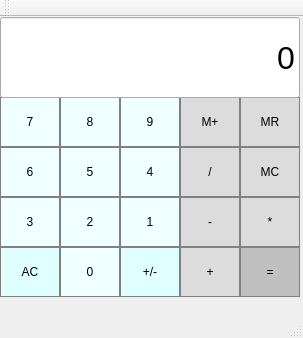
<?xml version="1.0" encoding="UTF-8"?>
<ui version="4.0">
 <class>CalculatorClass</class>
 <widget class="QMainWindow" name="CalculatorClass">
  <property name="geometry">
   <rect>
    <x>0</x>
    <y>0</y>
    <width>303</width>
    <height>338</height>
   </rect>
  </property>
  <property name="windowTitle">
   <string>Calculator</string>
  </property>
  <widget class="QWidget" name="centralWidget">
   <widget class="QPushButton" name="button7">
    <property name="geometry">
     <rect>
      <x>0</x>
      <y>80</y>
      <width>60</width>
      <height>50</height>
     </rect>
    </property>
    <property name="styleSheet">
     <string notr="true">QPushButton{
	border: 1px solid grey;
	background-color: Azure;
}


QPushButton:hover:pressed{
	border: 1px solid grey;
	background-color: PowderBlue;
}

QPushButton:hover{
	border: 1px solid grey;
	background-color: AliceBlue;
}

</string>
    </property>
    <property name="text">
     <string>7</string>
    </property>
   </widget>
   <widget class="QPushButton" name="button8">
    <property name="geometry">
     <rect>
      <x>60</x>
      <y>80</y>
      <width>60</width>
      <height>50</height>
     </rect>
    </property>
    <property name="styleSheet">
     <string notr="true">QPushButton{
	border: 1px solid grey;
	background-color: Azure;
}


QPushButton:hover:pressed{
	border: 1px solid grey;
	background-color: PowderBlue;
}

QPushButton:hover{
	border: 1px solid grey;
	background-color: AliceBlue;
}

</string>
    </property>
    <property name="text">
     <string>8</string>
    </property>
   </widget>
   <widget class="QPushButton" name="button9">
    <property name="geometry">
     <rect>
      <x>120</x>
      <y>80</y>
      <width>60</width>
      <height>50</height>
     </rect>
    </property>
    <property name="styleSheet">
     <string notr="true">QPushButton{
	border: 1px solid grey;
	background-color: Azure;
}


QPushButton:hover:pressed{
	border: 1px solid grey;
	background-color: PowderBlue;
}

QPushButton:hover{
	border: 1px solid grey;
	background-color: AliceBlue;
}

</string>
    </property>
    <property name="text">
     <string>9</string>
    </property>
   </widget>
   <widget class="QPushButton" name="buttonMp">
    <property name="geometry">
     <rect>
      <x>180</x>
      <y>80</y>
      <width>60</width>
      <height>50</height>
     </rect>
    </property>
    <property name="styleSheet">
     <string notr="true">QPushButton{
	border: 1px solid grey;
	background-color: Gainsboro;
}



QPushButton:hover:pressed{
	border: 1px solid grey;
	background-color: Gray;
}

QPushButton:hover{
	border: 1px solid grey;
	background-color: DarkGrey;
}

</string>
    </property>
    <property name="text">
     <string>M+</string>
    </property>
   </widget>
   <widget class="QPushButton" name="MR">
    <property name="geometry">
     <rect>
      <x>240</x>
      <y>80</y>
      <width>60</width>
      <height>50</height>
     </rect>
    </property>
    <property name="styleSheet">
     <string notr="true">QPushButton{
	border: 1px solid grey;
	background-color: Gainsboro;
}



QPushButton:hover:pressed{
	border: 1px solid grey;
	background-color: Gray;
}

QPushButton:hover{
	border: 1px solid grey;
	background-color: DarkGrey;
}

</string>
    </property>
    <property name="text">
     <string>MR</string>
    </property>
   </widget>
   <widget class="QPushButton" name="buttonDiv">
    <property name="geometry">
     <rect>
      <x>180</x>
      <y>130</y>
      <width>60</width>
      <height>50</height>
     </rect>
    </property>
    <property name="styleSheet">
     <string notr="true">QPushButton{
	border: 1px solid grey;
	background-color: Gainsboro;
}



QPushButton:hover:pressed{
	border: 1px solid grey;
	background-color: Gray;
}

QPushButton:hover{
	border: 1px solid grey;
	background-color: DarkGrey;
}

</string>
    </property>
    <property name="text">
     <string>/</string>
    </property>
   </widget>
   <widget class="QPushButton" name="button6">
    <property name="geometry">
     <rect>
      <x>0</x>
      <y>130</y>
      <width>60</width>
      <height>50</height>
     </rect>
    </property>
    <property name="styleSheet">
     <string notr="true">QPushButton{
	border: 1px solid grey;
	background-color: Azure;
}


QPushButton:hover:pressed{
	border: 1px solid grey;
	background-color: PowderBlue;
}

QPushButton:hover{
	border: 1px solid grey;
	background-color: AliceBlue;
}

</string>
    </property>
    <property name="text">
     <string>6</string>
    </property>
   </widget>
   <widget class="QPushButton" name="button5">
    <property name="geometry">
     <rect>
      <x>60</x>
      <y>130</y>
      <width>60</width>
      <height>50</height>
     </rect>
    </property>
    <property name="styleSheet">
     <string notr="true">QPushButton{
	border: 1px solid grey;
	background-color: Azure;
}


QPushButton:hover:pressed{
	border: 1px solid grey;
	background-color: PowderBlue;
}

QPushButton:hover{
	border: 1px solid grey;
	background-color: AliceBlue;
}

</string>
    </property>
    <property name="text">
     <string>5</string>
    </property>
   </widget>
   <widget class="QPushButton" name="buttonMC">
    <property name="geometry">
     <rect>
      <x>240</x>
      <y>130</y>
      <width>60</width>
      <height>50</height>
     </rect>
    </property>
    <property name="styleSheet">
     <string notr="true">QPushButton{
	border: 1px solid grey;
	background-color: Gainsboro;
}



QPushButton:hover:pressed{
	border: 1px solid grey;
	background-color: Gray;
}

QPushButton:hover{
	border: 1px solid grey;
	background-color: DarkGrey;
}

</string>
    </property>
    <property name="text">
     <string>MC</string>
    </property>
   </widget>
   <widget class="QPushButton" name="button4">
    <property name="geometry">
     <rect>
      <x>120</x>
      <y>130</y>
      <width>60</width>
      <height>50</height>
     </rect>
    </property>
    <property name="styleSheet">
     <string notr="true">QPushButton{
	border: 1px solid grey;
	background-color: Azure;
}


QPushButton:hover:pressed{
	border: 1px solid grey;
	background-color: PowderBlue;
}

QPushButton:hover{
	border: 1px solid grey;
	background-color: AliceBlue;
}

</string>
    </property>
    <property name="text">
     <string>4</string>
    </property>
   </widget>
   <widget class="QPushButton" name="buttonSub">
    <property name="geometry">
     <rect>
      <x>180</x>
      <y>180</y>
      <width>60</width>
      <height>50</height>
     </rect>
    </property>
    <property name="styleSheet">
     <string notr="true">QPushButton{
	border: 1px solid grey;
	background-color: Gainsboro;
}



QPushButton:hover:pressed{
	border: 1px solid grey;
	background-color: Gray;
}

QPushButton:hover{
	border: 1px solid grey;
	background-color: DarkGrey;
}

</string>
    </property>
    <property name="text">
     <string>-</string>
    </property>
   </widget>
   <widget class="QPushButton" name="button3">
    <property name="geometry">
     <rect>
      <x>0</x>
      <y>180</y>
      <width>60</width>
      <height>50</height>
     </rect>
    </property>
    <property name="styleSheet">
     <string notr="true">QPushButton{
	border: 1px solid grey;
	background-color: Azure;
}


QPushButton:hover:pressed{
	border: 1px solid grey;
	background-color: PowderBlue;
}

QPushButton:hover{
	border: 1px solid grey;
	background-color: AliceBlue;
}

</string>
    </property>
    <property name="text">
     <string>3</string>
    </property>
   </widget>
   <widget class="QPushButton" name="button2">
    <property name="geometry">
     <rect>
      <x>60</x>
      <y>180</y>
      <width>60</width>
      <height>50</height>
     </rect>
    </property>
    <property name="styleSheet">
     <string notr="true">QPushButton{
	border: 1px solid grey;
	background-color: Azure;
}


QPushButton:hover:pressed{
	border: 1px solid grey;
	background-color: PowderBlue;
}

QPushButton:hover{
	border: 1px solid grey;
	background-color: AliceBlue;
}

</string>
    </property>
    <property name="text">
     <string>2</string>
    </property>
   </widget>
   <widget class="QPushButton" name="buttonMulti">
    <property name="geometry">
     <rect>
      <x>240</x>
      <y>180</y>
      <width>60</width>
      <height>50</height>
     </rect>
    </property>
    <property name="styleSheet">
     <string notr="true">QPushButton{
	border: 1px solid grey;
	background-color: Gainsboro;
}



QPushButton:hover:pressed{
	border: 1px solid grey;
	background-color: Gray;
}

QPushButton:hover{
	border: 1px solid grey;
	background-color: DarkGrey;
}

</string>
    </property>
    <property name="text">
     <string>*</string>
    </property>
   </widget>
   <widget class="QPushButton" name="button1">
    <property name="geometry">
     <rect>
      <x>120</x>
      <y>180</y>
      <width>60</width>
      <height>50</height>
     </rect>
    </property>
    <property name="styleSheet">
     <string notr="true">QPushButton{
	border: 1px solid grey;
	background-color: Azure;
}


QPushButton:hover:pressed{
	border: 1px solid grey;
	background-color: PowderBlue;
}

QPushButton:hover{
	border: 1px solid grey;
	background-color: AliceBlue;
}

</string>
    </property>
    <property name="text">
     <string>1</string>
    </property>
   </widget>
   <widget class="QPushButton" name="buttonSum">
    <property name="geometry">
     <rect>
      <x>180</x>
      <y>230</y>
      <width>60</width>
      <height>50</height>
     </rect>
    </property>
    <property name="styleSheet">
     <string notr="true">QPushButton{
	border: 1px solid grey;
	background-color: Gainsboro;
}



QPushButton:hover:pressed{
	border: 1px solid grey;
	background-color: Gray;
}

QPushButton:hover{
	border: 1px solid grey;
	background-color: DarkGrey;
}

</string>
    </property>
    <property name="text">
     <string>+</string>
    </property>
   </widget>
   <widget class="QPushButton" name="buttonSign">
    <property name="geometry">
     <rect>
      <x>0</x>
      <y>230</y>
      <width>60</width>
      <height>50</height>
     </rect>
    </property>
    <property name="styleSheet">
     <string notr="true">QPushButton{
	border: 1px solid grey;
	background-color: LightCyan;
}


QPushButton:hover:pressed{
	border: 1px solid grey;
	background-color: Aquamarine;
}

QPushButton:hover{
	border: 1px solid grey;
	background-color: PaleTurquoise;
}

</string>
    </property>
    <property name="text">
     <string>AC</string>
    </property>
   </widget>
   <widget class="QPushButton" name="button0">
    <property name="geometry">
     <rect>
      <x>60</x>
      <y>230</y>
      <width>60</width>
      <height>50</height>
     </rect>
    </property>
    <property name="styleSheet">
     <string notr="true">QPushButton{
	border: 1px solid grey;
	background-color: Azure;
}


QPushButton:hover:pressed{
	border: 1px solid grey;
	background-color: PowderBlue;
}

QPushButton:hover{
	border: 1px solid grey;
	background-color: AliceBlue;
}

</string>
    </property>
    <property name="text">
     <string>0</string>
    </property>
   </widget>
   <widget class="QPushButton" name="buttonEqual">
    <property name="geometry">
     <rect>
      <x>240</x>
      <y>230</y>
      <width>60</width>
      <height>50</height>
     </rect>
    </property>
    <property name="styleSheet">
     <string notr="true">QPushButton{
	border: 1px solid grey;
	background-color: Silver;
}



QPushButton:hover:pressed{
	border: 1px solid grey;
	background-color: LightSlateGray;
}

QPushButton:hover{
	border: 1px solid grey;
	background-color: DarkGrey;
}


</string>
    </property>
    <property name="text">
     <string>=</string>
    </property>
   </widget>
   <widget class="QPushButton" name="buttonComma">
    <property name="geometry">
     <rect>
      <x>120</x>
      <y>230</y>
      <width>60</width>
      <height>50</height>
     </rect>
    </property>
    <property name="styleSheet">
     <string notr="true">QPushButton{
	border: 1px solid grey;
	background-color: LightCyan;
}


QPushButton:hover:pressed{
	border: 1px solid grey;
	background-color: Aquamarine;
}

QPushButton:hover{
	border: 1px solid grey;
	background-color: PaleTurquoise;
}

</string>
    </property>
    <property name="text">
     <string>+/-</string>
    </property>
   </widget>
   <widget class="QLineEdit" name="Display">
    <property name="geometry">
     <rect>
      <x>0</x>
      <y>0</y>
      <width>300</width>
      <height>81</height>
     </rect>
    </property>
    <property name="font">
     <font>
      <pointsize>24</pointsize>
     </font>
    </property>
    <property name="layoutDirection">
     <enum>Qt::LeftToRight</enum>
    </property>
    <property name="text">
     <string>0</string>
    </property>
    <property name="alignment">
     <set>Qt::AlignRight|Qt::AlignTrailing|Qt::AlignVCenter</set>
    </property>
   </widget>
  </widget>
  <widget class="QMenuBar" name="menuBar">
   <property name="geometry">
    <rect>
     <x>0</x>
     <y>0</y>
     <width>303</width>
     <height>21</height>
    </rect>
   </property>
  </widget>
  <widget class="QToolBar" name="mainToolBar">
   <attribute name="toolBarArea">
    <enum>TopToolBarArea</enum>
   </attribute>
   <attribute name="toolBarBreak">
    <bool>false</bool>
   </attribute>
  </widget>
  <widget class="QStatusBar" name="statusBar"/>
 </widget>
 <layoutdefault spacing="6" margin="11"/>
 <resources>
  <include location="Calculator.qrc"/>
 </resources>
 <connections/>
</ui>
